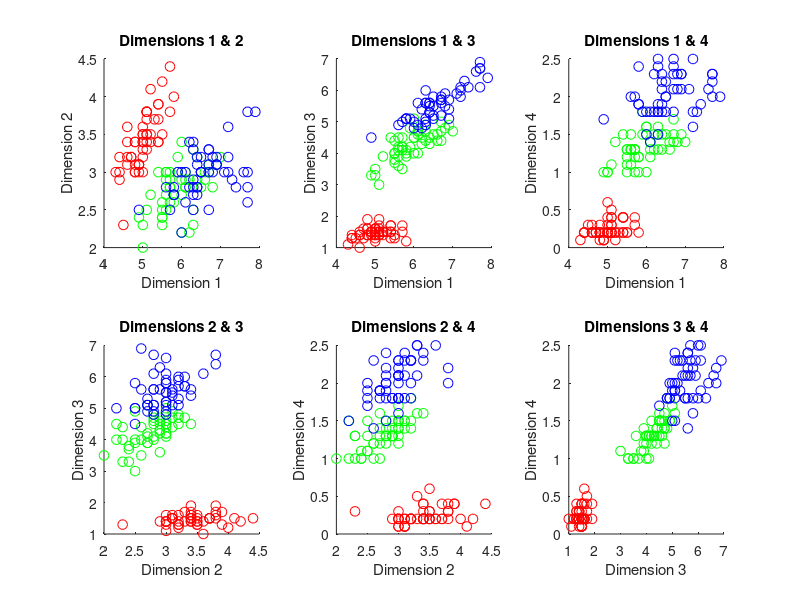
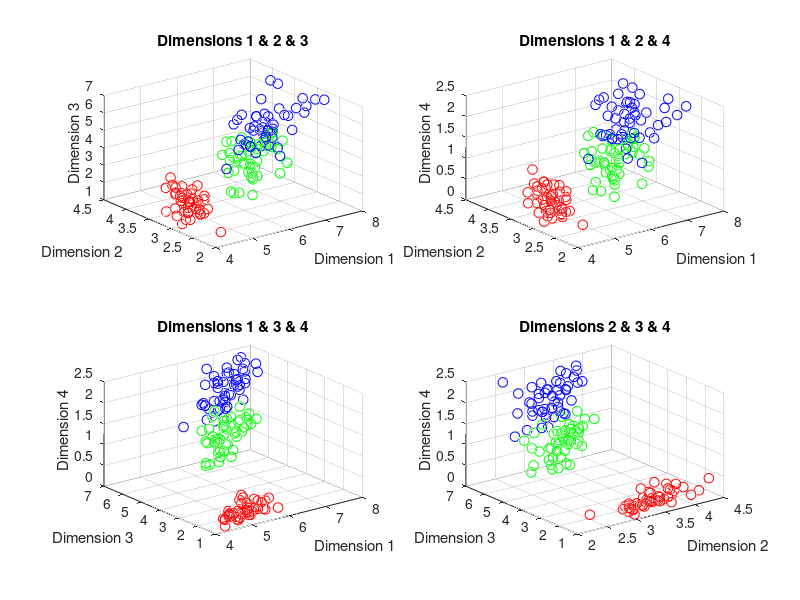
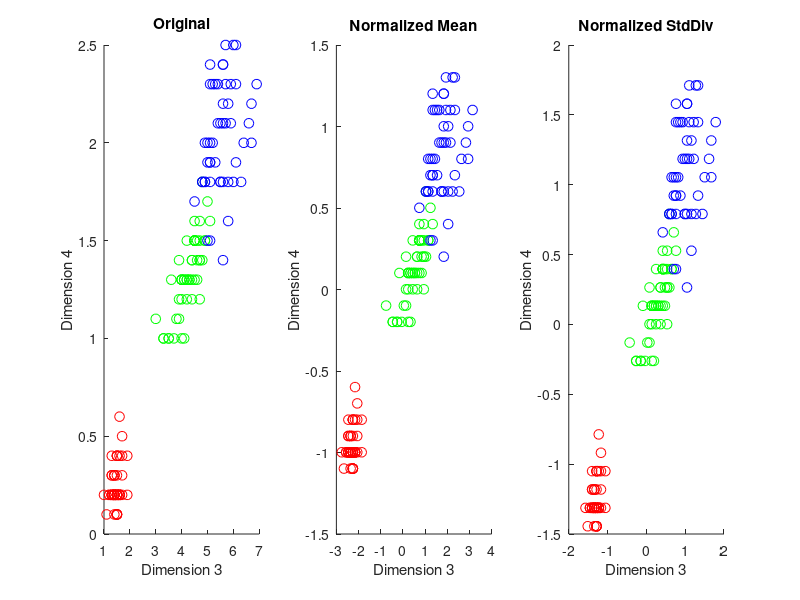

The MATLAB script that drew these images, in order:
clear;
close all;
load('iris_test_plain.mat');

%% a)
figure('Name', '2D Plots');
plotIdx = 0;
combs2d = combnk(1:size(irisInputs,1),2);
for i = 1:size(combs2d,1)
    plotIdx  = plotIdx + 1;
    subplot(2,3,plotIdx);
    scatter(irisInputs(combs2d(i,1),:), irisInputs(combs2d(i,2),:), 50, irisTargets');
    xlabel(sprintf('Dimension %d', combs2d(i,1)));
    ylabel(sprintf('Dimension %d', combs2d(i,2)));
    title(sprintf('Dimensions %d & %d', combs2d(i,1), combs2d(i,2)));
end

figure('Name', '3D Plots');
plotIdx = 0;
combs3d = combnk(1:size(irisInputs,1),3);
for i = 1:size(combs3d,1)
    plotIdx  = plotIdx + 1;
    subplot(2,2,plotIdx);
    scatter3(irisInputs(combs3d(i,1),:), irisInputs(combs3d(i,2),:), irisInputs(combs3d(i,3),:), 50, irisTargets');
    xlabel(sprintf('Dimension %d', combs3d(i,1)));
    ylabel(sprintf('Dimension %d', combs3d(i,2)));
    zlabel(sprintf('Dimension %d', combs3d(i,3)));
    title(sprintf('Dimensions %d & %d & %d', combs3d(i,1), combs3d(i,2), combs3d(i,3)));
end

%% b)
irisDataNormMean = irisInputs - repmat(mean(irisInputs, 2), 1, size(irisInputs,2));

irisDataNormStdDiv = irisDataNormMean ./ repmat(sqrt(mean(irisDataNormMean.^2, 2)), 1, size(irisInputs,2));

figure('Name', 'Normed (Dimension 3 & 4)');
subplot(1,3,1);
scatter(irisInputs(3,:), irisInputs(4,:), 50, irisTargets');
xlabel('Dimension 3');
ylabel('Dimension 4');
title('Original');
subplot(1,3,2);
scatter(irisDataNormMean(3,:), irisDataNormMean(4,:), 50, irisTargets');
xlabel('Dimension 3');
ylabel('Dimension 4');
title('Normalized Mean');
subplot(1,3,3);
scatter(irisDataNormStdDiv(3,:), irisDataNormStdDiv(4,:), 50, irisTargets');
xlabel('Dimension 3');
ylabel('Dimension 4');
title('Normalized StdDiv');
